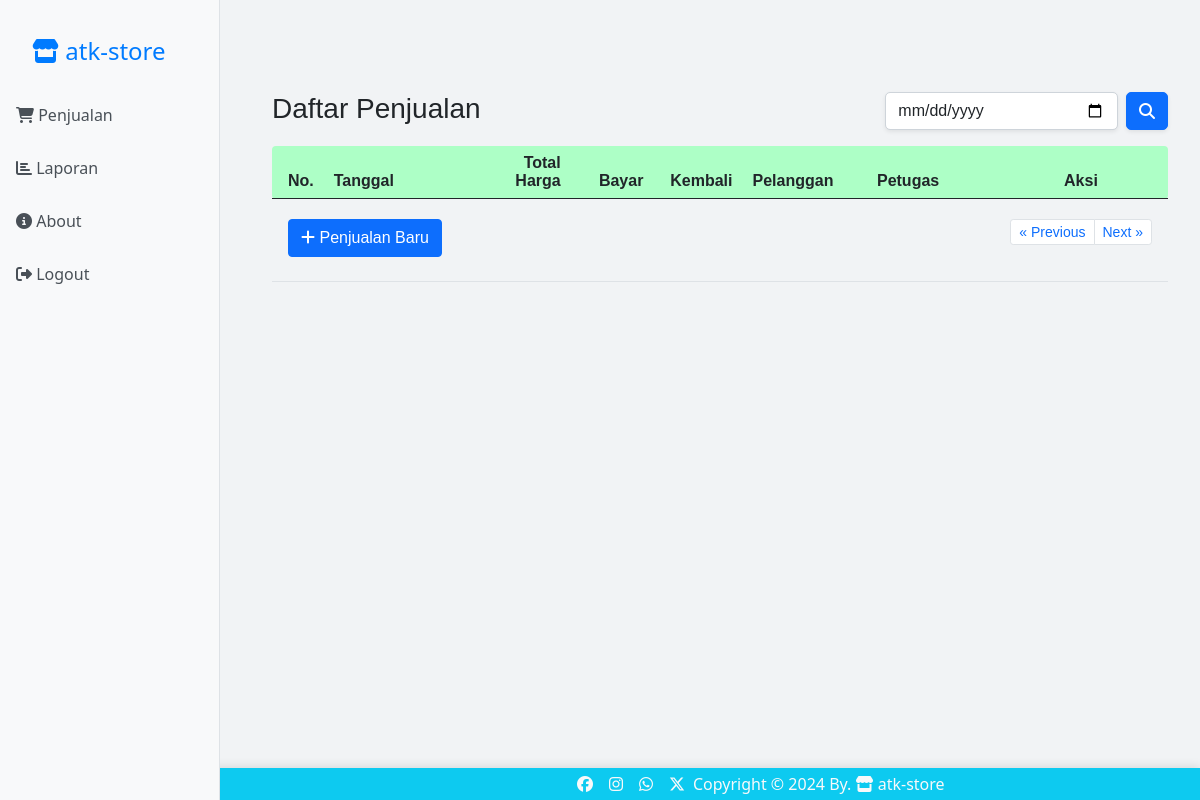
The page /penjualan/index.php?tgl=2024-10-31 08:41:34 (signed in) on the database as committed earlier.
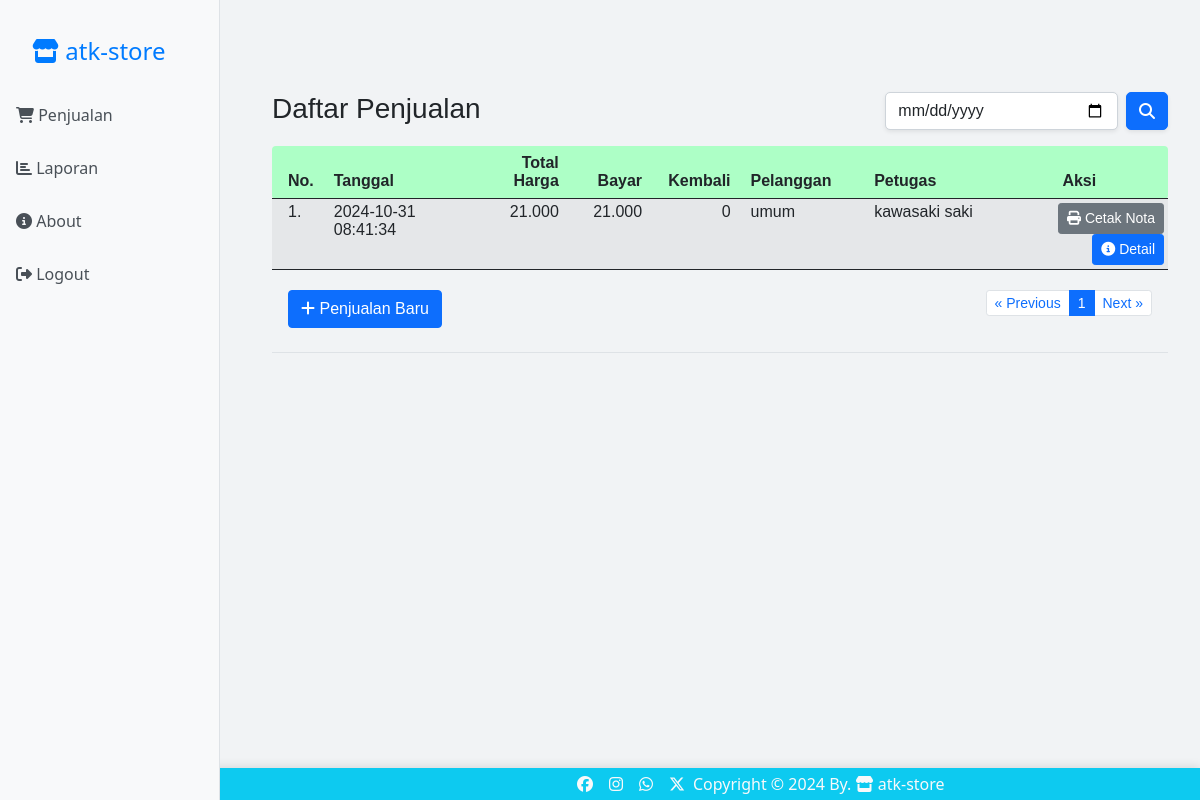
The same page on the database as committed later.
### tables this page shows
CREATE TABLE `penjualan` (
  `penjualan_id` int(11) NOT NULL,
  `tanggal` datetime DEFAULT NULL,
  `total_harga` int(11) DEFAULT NULL,
  `bayar` int(11) DEFAULT NULL,
  `id_pelanggan` int(11) DEFAULT NULL,
  `id_petugas` int(11) NOT NULL,
  `nama_petugas` varchar(30) DEFAULT NULL
);

CREATE TABLE `petugas` (
  `id_petugas` int(11) NOT NULL,
  `username` varchar(30) DEFAULT NULL,
  `password` varchar(100) DEFAULT NULL,
  `nama_petugas` varchar(35) DEFAULT NULL,
  `level` enum('admin','petugas') DEFAULT NULL
);

### penjualan/index.php (the view, shortened to what the changed rows need)
<?php
if (!isset($_SESSION['username']) && !isset($_SESSION['password'])) {
	?>
	<meta http-equiv="refresh" content="0;url=../login.php">
	<?php
} else {
	if (isset($_SESSION['penid'])) {
		?>
		<meta http-equiv="refresh" content="1;url=transaksi.php">
		<?php
	} else {
		?>
		<html>
		<!DOCTYPE html>
		<html lang="en">
		<head>
			<link rel="stylesheet" href="../bootstrap/css/bootstrap.min.css" />
			<link rel="stylesheet" href="../css/all.min.css">
			<link rel="stylesheet" href="css/fontawesome.min.css">
			<link rel="stylesheet" href="../styleMe.css">
		</head>
		<body>
			<?php include "../sidebar.php" ?>
			<main>
				<br><br><br>
				<div class="container">
					<table class="table table-hover table-striped table-sm">
						<thead class=" text-dark" style="background-color: #adffc6; color: white;">
							<tr>
								<th class="py-2 px-3 rounded-start" width="55px">No.</th>
								<th class="py-2" width="200px">Tanggal</th>
								<th class="py-2 text-end" width="100px">Total Harga</th>
								<th class="py-2 text-end" width="100px">Bayar</th>
								<th class="py-2 text-end" width="100px">Kembali</th>
								<th class="py-2 px-3" width="150px">Pelanggan</th>
								<th class="py-2" width="150px">Petugas</th>
								<th class="py-2 text-center rounded-end" width="250px">Aksi</th>
							</tr>
						</thead>
						<tbody>
							<?php
							include "../config.php";
							$id_petugas = $_SESSION['id_petugas'];
							$batas = 10;
							$halaman = isset($_GET['halaman']) ? (int) $_GET['halaman'] : 1;
							$halaman_awal = ($halaman > 1) ? ($halaman * $batas) - $batas : 0;
							$tglskr = date("Y-m-d");
							if (isset($_GET['tgl'])) {
								$tgl = $_GET['tgl'];
								$sqldata = "select * from penjualan where tanggal like '$tgl%' and id_petugas='$id_petugas'";
							} else {
								$sqldata = "select * from penjualan where tanggal like '$tglskr%' and id_petugas='$id_petugas'";
							}
							$resdata = mysqli_query($koneksi, $sqldata);
							$jumlah_data = mysqli_num_rows($resdata);
							$total_halaman = ceil($jumlah_data / $batas);
							if (isset($_GET['tgl'])) {
								$tgl = $_GET['tgl'];
								$sql = "select * from penjualan where tanggal like '$tgl%' and id_petugas='$id_petugas' limit $halaman_awal, $batas";
							} else {
								$sql = "select * from penjualan where tanggal like '$tglskr%' and id_petugas='$id_petugas' limit $halaman_awal, $batas";
							}
							$result = mysqli_query($koneksi, $sql);
							$no = $halaman_awal + 1;
							while ($data = mysqli_fetch_array($result)) {
								$tohar = number_format($data['total_harga'], 0, ",", ".");
								$byr = number_format($data['bayar'], 0, ",", ".");
								$kembali = $data['bayar'] - $data['total_harga'];
								$kbl = number_format($kembali, 0, ",", ".");
								$id_pelanggan = $data['id_pelanggan'];
								$id_petugas = $data['id_petugas'];
								$sqlpetugas = "select * from petugas where id_petugas='$id_petugas'";
								$respetugas = mysqli_query($koneksi, $sqlpetugas);
								$dtpetugas = mysqli_fetch_array($respetugas);
								if (!$id_pelanggan) {
									$dtpelanggan['nama_pelanggan'] = 'umum';
								} else {
									$sqlpelanggan = "select * from pelanggan where id_pelanggan='$id_pelanggan'";
									$respelanggan = mysqli_query($koneksi, $sqlpelanggan);
									$dtpelanggan = mysqli_fetch_array($respelanggan);
								}
								?>
								<tr>
									<td class="px-3"><?= $no ?>.</td>
									<td><?= $data['tanggal'] ?></td>
									<td align="right"><?= $tohar ?></td>
									<td align="right"><?= $byr ?></td>
									<td align="right"><?= $kbl ?></td>
									<td class="px-3"><?= $dtpelanggan['nama_pelanggan'] ?></td>
									<td><?= $dtpetugas['nama_petugas'] ?></td>
									<td align="right">
										<a href="printnota.php?penid=<?= $data['penjualan_id'] ?>&kbl=<?= $kbl ?>" target="blank"
											class="btn btn-secondary btn-sm">
											<i class="fas fa-print"></i> Cetak Nota
										</a>
										<a href="detail_penjualan.php?penid=<?= $data['penjualan_id'] ?>&npet=<?= $dtpetugas['nama_petugas'] ?>&npel=<?= $dtpelanggan['nama_pelanggan'] ?>&tgl=<?= $data['tanggal'] ?>&byr=<?= $byr ?>&kbl=<?= $kbl ?>&halaman=<?= $halaman ?>"
											class="btn btn-primary btn-sm">
											<i class="fas fa-info-circle"></i> Detail
										</a>
									</td>
								</tr>
								<?php
								$no++;
							}
							?>
						</tbody>
						<tfoot>
							<tr>
								<td colspan="8" class="text-center">
									<div class="container">
										<div class="row">
											<div class="col-8 text-end py-3">
												<ul class="pagination justify-content-end pagination-sm">
													<?php
													for ($x = 1; $x <= $total_halaman; $x++) {
														if ($x == $halaman) {
															?>
															<li class="page-item active"><a class="page-link"
																	href="?halaman=<?php echo $x ?>"><?php echo $x; ?></a></li>
															<?php
														} else {
															?>
															<li class="page-item"><a class="page-link"
																	href="?halaman=<?php echo $x ?>"><?php echo $x; ?></a></li>
															<?php
														}
													}
													?>
												</ul>
											</div>
										</div>
									</div>
								</td>
							</tr>
						</tfoot>
					</table>
				</div>
			</main>
		</body>
		</html>
	<?php }
} ?>

Rows that differ between the two databases and show on the page:
added penjualan: tanggal "2024-10-31 08:41:34", total_harga "21.000", bayar "21.000", kbl "0", nama_pelanggan "umum", id_petugas.nama_petugas "kawasaki saki"
Other text that changed with them:
new list line: "1"
